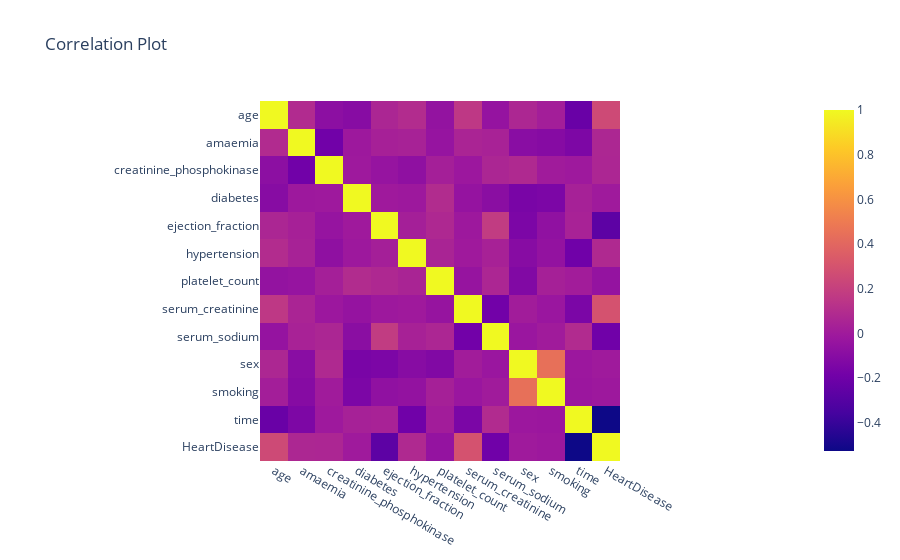

Notebook code cell kept with this figure:
### Code cell
px.imshow(df.corr(),title="Correlation Plot")

### Figure 1 — Plotly figure (JSON) as saved in the notebook; plotly's stock layout.template omitted (floating-point values rounded to 4 significant figures; data arrays with more than 128 entries replaced by an {"elided": "..."} marker saying what was removed)
{"data": [{"coloraxis": "coloraxis", "hovertemplate": "x: %{x}<br>y: %{y}<br>color: %{z}<extra></extra>", "name": "0", "type": "heatmap", "x": ["age", "amaemia", "creatinine_phosphokinase", "diabetes", "ejection_fraction", "hypertension", "platelet_count", "serum_creatinine", "serum_sodium", "sex", "smoking", "time", "HeartDisease"], "xaxis": "x", "y": ["age", "amaemia", "creatinine_phosphokinase", "diabetes", "ejection_fraction", "hypertension", "platelet_count", "serum_creatinine", "serum_sodium", "sex", "smoking", "time", "HeartDisease"], "yaxis": "y", "z": {"elided": "13x13 float values"}}], "layout": {"coloraxis": {"colorscale": [[0, "#0d0887"], [0.1111, "#46039f"], [0.2222, "#7201a8"], [0.3333, "#9c179e"], [0.4444, "#bd3786"], [0.5556, "#d8576b"], [0.6667, "#ed7953"], [0.7778, "#fb9f3a"], [0.8889, "#fdca26"], [1, "#f0f921"]]}, "title": {"text": "Correlation Plot"}, "xaxis": {"anchor": "y", "constrain": "domain", "domain": [0, 1], "scaleanchor": "y"}, "yaxis": {"anchor": "x", "autorange": "reversed", "constrain": "domain", "domain": [0, 1]}}}
